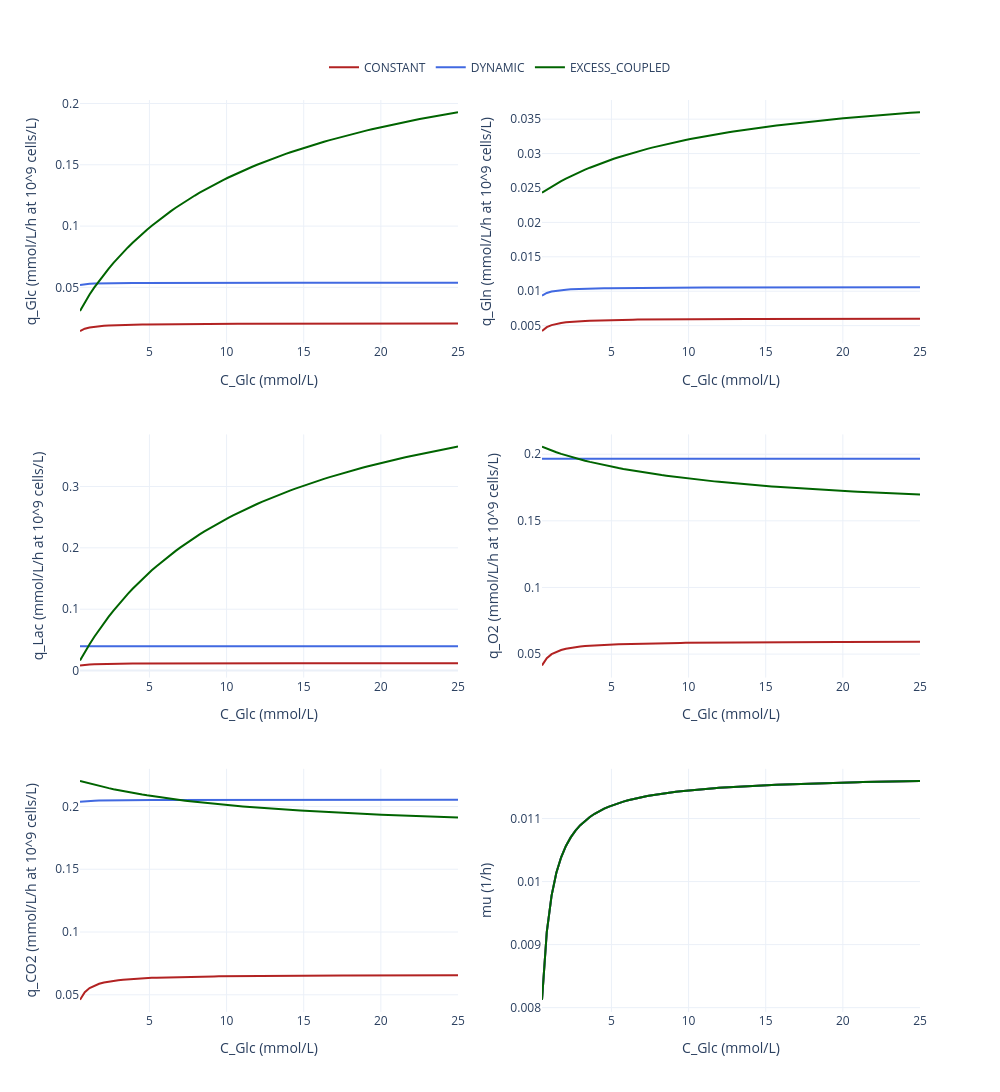

Notebook code cell kept with this figure:
### Markdown cell above
## 9.q-rates + stoichiometric yields

> Goal: provide a presentable side-by-side comparison for all three modes under the same state trajectory.

For `CONSTANT` and `DYNAMIC`, rates are computed with `Kinetics.STOICHIOMETRIC`.
For `EXCESS_COUPLED`, rates are computed with `Kinetics.EXCESS` and the catabolic stoichiometry is updated from excess fluxes.

### Code cell
sto_const = StoichiometricModel(params_sto, mode=StoichiometryMode.CONSTANT)
sto_dyn = StoichiometricModel(params_sto, mode=StoichiometryMode.DYNAMIC)
sto_exc = StoichiometricModel(params_exc, mode=StoichiometryMode.EXCESS_COUPLED)

# Reuse notebook parameter sets loaded in Section 2
kin_const = create_kinetic_model(Kinetics.STOICHIOMETRIC, params_sto, stoichiometric_model=sto_const)
kin_dyn = create_kinetic_model(Kinetics.STOICHIOMETRIC, params_sto, stoichiometric_model=sto_dyn)
kin_exc_cmp = create_kinetic_model(Kinetics.EXCESS, params_exc, stoichiometric_model=sto_exc)



def eval_point(kin_model, sto_model, params_local, t, y, c_co2):
    kin_model.osm_current = float(params_local.medium_properties.osm_baseline)
    kin_model.calculate_rates(t=t, y=y, C_CO2=c_co2)
    q = {
        'mu': kin_model.mu_current,
        'q_Glc': kin_model.q_Glc_current,
        'q_Gln': kin_model.q_Gln_current,
        'q_Lac': kin_model.q_Lac_current,
        'q_Amm': kin_model.q_Amm_current,
        'q_O2': kin_model.q_O2_current,
        'q_CO2': kin_model.q_CO2_current,
        'q_AA': kin_model.q_AA_current,
    }

    mu_eff = max(q['mu'], 1e-12)
    if sto_model.mode == StoichiometryMode.EXCESS_COUPLED and hasattr(kin_model, 'calculate_cat_yields_from_excess'):
        cat_yields = kin_model.calculate_cat_yields_from_excess(mu_eff, y[1], y[2])
        yld = sto_model.calculate_yields(mu_eff, cat_yields=cat_yields)
    else:
        yld = sto_model.calculate_yields(mu_eff)
    return q, yld

# Representative fed-batch-like state
Xv = 5.0e8
C_Glc_vals = np.linspace(0.5, 25.0, 80)
C_Gln = 1.5
C_Lac = 5.0
C_Amm = 1.0
V = 2.0
C_O2 = 0.21
C_CT = 1.5
C_H = 1e-7
C_Na = 0.0
C_AA = 5.0
t_eval = 24.0
C_CO2 = 0.05

rates = {'CONSTANT': {'q_Glc': [], 'q_Gln': [], 'q_Lac': [], 'q_O2': [], 'q_CO2': [], 'mu': []},
         'DYNAMIC': {'q_Glc': [], 'q_Gln': [], 'q_Lac': [], 'q_O2': [], 'q_CO2': [], 'mu': []},
         'EXCESS_COUPLED': {'q_Glc': [], 'q_Gln': [], 'q_Lac': [], 'q_O2': [], 'q_CO2': [], 'mu': []}}

for cg in C_Glc_vals:
    y = [Xv, cg, C_Gln, C_Lac, C_Amm, V, C_O2, C_CT, C_H, C_Na, C_AA]
    q_c, _ = eval_point(kin_const, sto_const, params_sto, t_eval, y, C_CO2)
    q_d, _ = eval_point(kin_dyn, sto_dyn, params_sto, t_eval, y, C_CO2)
    q_e, _ = eval_point(kin_exc_cmp, sto_exc, params_exc, t_eval, y, C_CO2)
    for key in ['q_Glc', 'q_Gln', 'q_Lac', 'q_O2', 'q_CO2', 'mu']:
        rates['CONSTANT'][key].append(q_c[key])
        rates['DYNAMIC'][key].append(q_d[key])
        rates['EXCESS_COUPLED'][key].append(q_e[key])

# Single-point stoich yield comparison at reference condition
y_ref = [Xv, 5.0, C_Gln, C_Lac, C_Amm, V, C_O2, C_CT, C_H, C_Na, C_AA]
q_c_ref, y_c = eval_point(kin_const, sto_const, params_sto, t_eval, y_ref, C_CO2)
q_d_ref, y_d = eval_point(kin_dyn, sto_dyn, params_sto, t_eval, y_ref, C_CO2)
q_e_ref, y_e = eval_point(kin_exc_cmp, sto_exc, params_exc, t_eval, y_ref, C_CO2)

yield_labels = [
    'Y_Glc/X', 'Y_Lac/Glc', 'Y_Gln/Glc', 'Y_O2/Glc', 'Y_CO2/Glc',
    'Y_AA/Glc', 'Y_Amm/Gln', 'Y_H2O/X',
]
df_yields = pd.DataFrame(
    [y_c, y_d, y_e],
    index=['CONSTANT', 'DYNAMIC', 'EXCESS_COUPLED'],
    columns=yield_labels,
)
display(df_yields.style.format('{:.4f}').background_gradient(cmap='YlGnBu', axis=0))

# Convert specific q-rates from mmol/cell/h to mmol per 10^9 cells/L/h
Q_SCALE = 1e9
q_metrics = ['q_Glc', 'q_Gln', 'q_Lac', 'q_O2', 'q_CO2']
plot_metrics = q_metrics + ['mu']
y_axis_labels = {
    'q_Glc': 'q_Glc (mmol/L/h at 10^9 cells/L)',
    'q_Gln': 'q_Gln (mmol/L/h at 10^9 cells/L)',
    'q_Lac': 'q_Lac (mmol/L/h at 10^9 cells/L)',
    'q_O2': 'q_O2 (mmol/L/h at 10^9 cells/L)',
    'q_CO2': 'q_CO2 (mmol/L/h at 10^9 cells/L)',
    'mu': 'mu (1/h)',
}

fig = make_subplots(rows=3, cols=2)
colors = {'CONSTANT': 'firebrick', 'DYNAMIC': 'royalblue', 'EXCESS_COUPLED': 'darkgreen'}

for i, metric in enumerate(plot_metrics):
    r = (i // 2) + 1
    c = (i % 2) + 1
    for model_name in ['CONSTANT', 'DYNAMIC', 'EXCESS_COUPLED']:
        y_vals = np.array(rates[model_name][metric])
        if metric in q_metrics:
            y_vals = y_vals * Q_SCALE

        fig.add_trace(
            go.Scatter(
                x=C_Glc_vals,
                y=y_vals,
                mode='lines',
                name=model_name if i == 0 else None,
                showlegend=(i == 0),
                line=dict(color=colors[model_name], width=2),
            ),
            row=r, col=c,
        )

    fig.update_yaxes(title_text=y_axis_labels[metric], row=r, col=c)

fig.update_xaxes(title_text='C_Glc (mmol/L)')
fig.update_layout(
    height=1200,
    width=1000,
    template='plotly_white',
    legend=dict(
        orientation='h',
        yanchor='bottom',
        y=1.02,
        xanchor='center',
        x=0.5,
    ),
)
fig.show()
